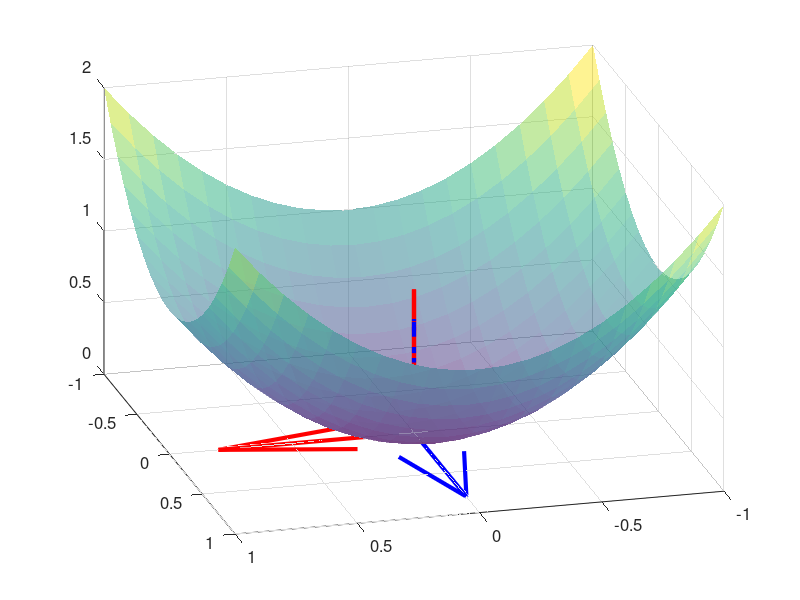
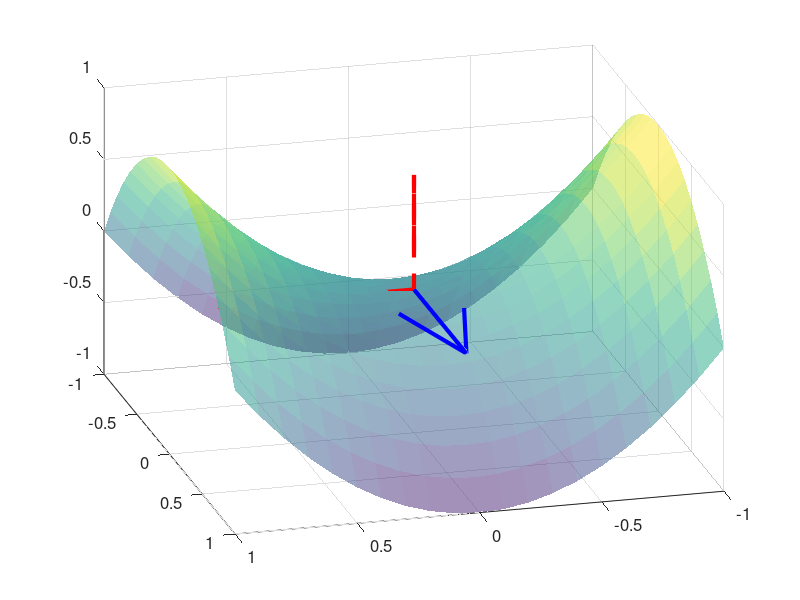

MATLAB code for these plots, in order:
close all;
clear all;
clc;

xlim = 1;
xn = 21;
xrange = linspace(-xlim,xlim,xn);

[X,Y] = meshgrid(xrange,xrange);

Zmin = X.^2+Y.^2;

Zsaddle = X.^2-Y.^2;

LW = 3;
MHS = .4;

filename = mfilename('fullpath');
[pathstr, name, ext] = fileparts(filename);

figure;
surf(X,Y,Zmin,'EdgeAlpha',.5,'FaceAlpha',.5);

hold on;
quiver3(0,0,0,1,0,0,'LineWidth',LW,'Color','r',...
    'MaxHeadSize',MHS,'AutoScaleFactor',.8)
quiver3(0,0,0,0,1,0,'LineWidth',LW,'Color','b',...
    'MaxHeadSize',MHS,'AutoScaleFactor',.8)
quiver3(0,0,0,0,0,1,'LineWidth',LW,'Color','r',...
    'MaxHeadSize',MHS,'AutoScaleFactor',1)
quiver3(0,0,0,0,0,1,'LineWidth',LW,'Color','b','LineStyle','--',...
    'MaxHeadSize',MHS,'AutoScaleFactor',.8)
view(165,30);

set(gca,'FontSize',12)
set(gcf,'Units','inches')
set(gcf,'Position',[1,1,3.3,2.8])

print(gcf,'-djpeg','-r300',horzcat(pathstr,'/Min.jpg'))

hold off;
figure;
surf(X,Y,Zsaddle,'EdgeAlpha',.5,'FaceAlpha',.5);

hold on;
quiver3(0,0,0,1,0,0,'LineWidth',LW,'Color','r',...
    'MaxHeadSize',MHS,'AutoScaleFactor',.8)
quiver3(0,0,0,0,1,0,'LineWidth',LW,'Color','b',...
    'MaxHeadSize',MHS,'AutoScaleFactor',.8)
quiver3(0,0,0,0,0,1,'LineWidth',LW,'Color','r','LineStyle','--',...
    'MaxHeadSize',MHS,'AutoScaleFactor',.8)
quiver3(0,0,0,0,0,-1,'LineWidth',LW,'Color','b','LineStyle','--',...
    'MaxHeadSize',MHS,'AutoScaleFactor',.8)
view(165,30);

set(gca,'FontSize',12);
set(gcf,'Units','inches')
set(gcf,'Position',[1,1,3.3,2.8])

print(gcf,'-djpeg','-r300',horzcat(pathstr,'/Saddle.jpg'))

test = 1;